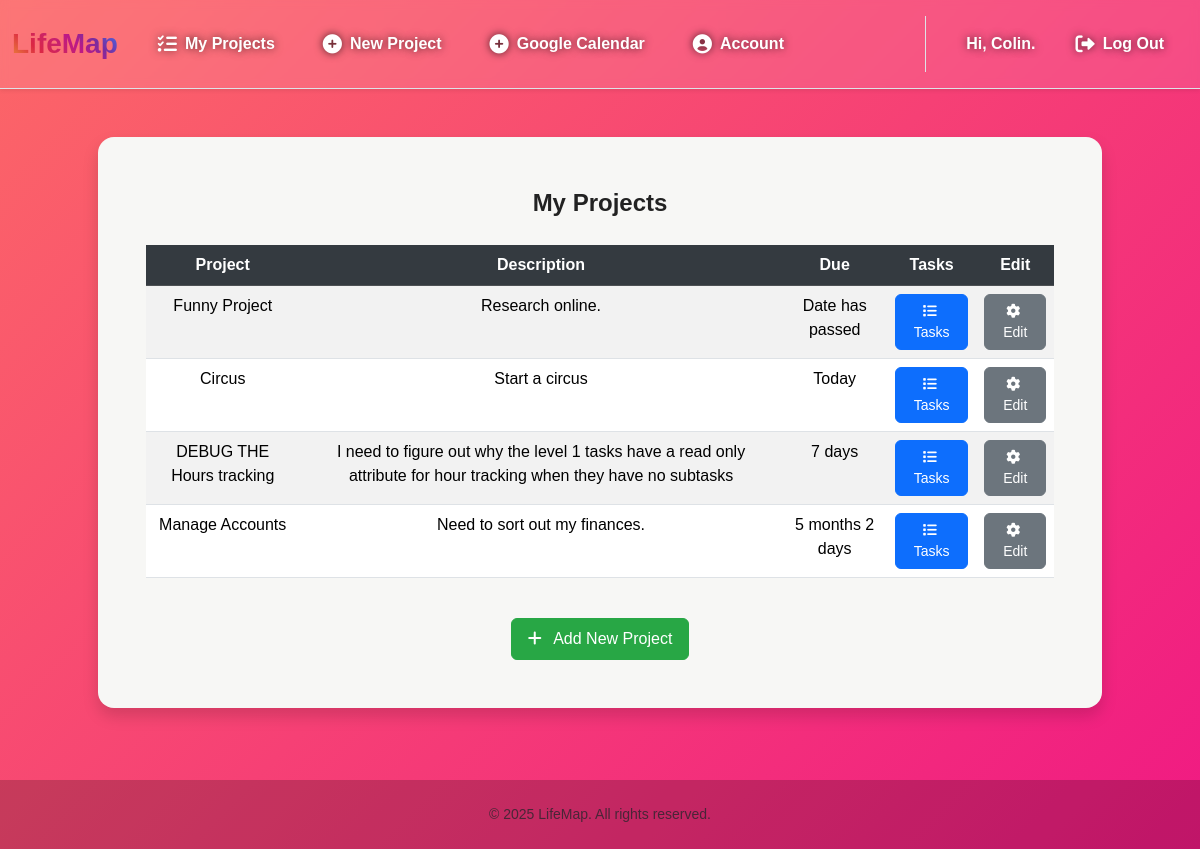
Screenshot of /projects (signed in) with the database file from the repository.
### tables this page shows
CREATE TABLE users (
    user_id INTEGER PRIMARY KEY AUTOINCREMENT,
    username TEXT NOT NULL UNIQUE,
    email TEXT UNIQUE,
    password_hash TEXT NOT NULL
, google_token TEXT);

CREATE TABLE projects (
    project_id INTEGER PRIMARY KEY AUTOINCREMENT,
    user_id INTEGER NOT NULL,
    name TEXT NOT NULL,
    description TEXT,
    start_date TEXT,
    end_date TEXT,
    FOREIGN KEY (user_id) REFERENCES users (user_id)
);

### app.py (the view)
@app.route("/projects", methods=["GET", "POST"])
@login_required
def projects_list():
    if request.method == "GET":
        conn = get_db()
        cursor = conn.cursor()
        user_id = session["user_id"]
        cursor.execute(
            """SELECT * FROM projects WHERE user_id = ? ORDER BY end_date ASC""", (user_id,))
        rows = [dict(row) for row in cursor.fetchall()]
        for row in rows:
            row["readable_due_date"] = format_date_difference(row["end_date"])
        return render_template(
            "projects.html",
            projects=rows,
            username=get_username(user_id))
    else:
        return error_page("Request Error, Only GET requests accepted.", 403)

### app.py (called while the page is built)
@app.after_request
def after_request(response):
    response.headers["Cache-Control"] = "no-cache, no-store, must-revalidate"
    response.headers["Expires"] = 0
    response.headers["Pragma"] = "no-cache"
    return response

### help.py (called while the page is built)
def get_db():
    if 'lifemap_db' not in g:
        g.lifemap_db = sqlite3.connect("LifeMap.db")
        g.lifemap_db.row_factory = sqlite3.Row
    return g.lifemap_db

def login_required(f):
    @wraps(f)
    def decorated_function(*args, **kwargs):
        if session.get("user_id") is None:
            return redirect("/login")
        return f(*args, **kwargs)
    return decorated_function

def get_username(user_id):
    conn = get_db()
    cursor = conn.cursor()
    cursor.execute("""SELECT username FROM users WHERE user_id = ?""", (user_id,))
    username_row = cursor.fetchone()
    return username_row[0] if username_row else None

def format_date_difference(target_date_str: str) -> str:
    if not target_date_str: return "No due date"
    target_date = date.fromisoformat(target_date_str)
    today = date.today()
    delta = relativedelta(target_date, today)
    if target_date < today: return "Date has passed"
    parts = []
    if delta.years: parts.append(f"{delta.years} year{'s' if delta.years != 1 else ''}")
    if delta.months: parts.append(f"{delta.months} month{'s' if delta.months != 1 else ''}")
    if delta.days: parts.append(f"{delta.days} day{'s' if delta.days != 1 else ''}")
    return " ".join(parts) or "Today"

### templates/projects.html (shortened to what this page needs)
{% extends "layout.html" %}
{% block username %}
    <div class="username fs-6 fw-bold">Hi, {{username}}.</div>
{% endblock %}
{% block main %}
    <div class="mb-4 shadow rounded-4 p-5 mx-auto" style="background-color: #f7f7f5 !important; max-width: 90%; width: 100%;">
        <div class="fs-4 fw-bold mb-4 text-center">
            My Projects
        </div>
        <div class="table-responsive">
            <table class="table table-hover table-striped">
                <thead class="table-dark">
                    <tr>
                        <th scope="col">Project</th>
                        <th scope="col">Description</th>
                        <th scope="col">Due</th>
                        <th scope="col">Tasks</th>
                        <th scope="col">Edit</th>
                    </tr>
                </thead>
                <tbody>
                    {% for row in projects %}
                    <tr>
                        <td> {{ row["name"] }} </td>
                        <td> {{ row["description"] }} </td>
                        {% if row["readable_due_date"] in this_week %}
                        <td><b style="color:red;"> {{ row["readable_due_date"]}}</b><td>
                        {% else %}
                        <td> {{ row["readable_due_date"]}}<td>
                        {% endif %}
                            <button class="details-button btn btn-sm btn-primary" data-project-id="{{ row["project_id"] }}">
                                <i class="fa-solid fa-list me-1"></i> Tasks
                            </button>
                        </td>
                        <td>
                            <button class="edit-button btn btn-sm btn-secondary" data-project-id="{{ row["project_id"] }}">
                                <i class="fa-solid fa-gear me-1"></i> Edit
                            </button>
                        </td>
                    </tr>
                    {% endfor %}
                </tbody>
            </table>
        </div>
        <div class="d-flex justify-content-center mt-4">
            <a href="/newProject" class="btn btn-new-project">
                <i class="fa-solid fa-plus me-2"></i> Add New Project
            </a>
        </div>
    </div>
{% endblock %}

### templates/layout.html (shortened to what this page needs)
<!DOCTYPE html>
<html lang="en">
<head>
    <link href="https://cdn.jsdelivr.net/npm/bootstrap@5.3.3/dist/css/bootstrap.min.css" rel="stylesheet" xintegrity="sha384-QWTKZyjpPEjISv5WaRU9OFeRpok6YctnYmDr5pNlyT2bRjXh0JMhjY6hW+ALEwIH">
    <link href="https://cdnjs.cloudflare.com/ajax/libs/font-awesome/6.0.0-beta3/css/all.min.css" rel="stylesheet">
    <link rel="stylesheet" href="{{ url_for('static', filename='css/layout2.css') }}">
</head>
<body id="bg" class="d-flex flex-column min-vh-100">
    <nav id="bgg" class="navbar navbar-expand-md navbar-light shadow-sm border-bottom py-3 sticky-top">
        <div class="container-fluid">
            <a class="navbar-brand text-gradient fs-3 fw-bolder" href="/">
                LifeMap
            </a>
            <div class="collapse navbar-collapse" id="navbarCollapse">
                {% if session["user_id"] %}
                    <ul class="navbar-nav me-auto mb-2 mb-md-0">
                        <li class="nav-item"><a class="nav-link text-dark py-2 px-3 d-flex align-items-center" href="/projects"><i class="fas fa-list-check me-2"></i> My Projects</a></li>
                        <li class="nav-item"><a class="nav-link text-dark py-2 px-3 d-flex align-items-center" href="/newProject"><i class="fas fa-plus-circle me-2"></i> New Project</a></li>
                        <li class="nav-item"><a class="nav-link text-dark py-2 px-3 d-flex align-items-center" href="/calendar"><i class="fas fa-plus-circle me-2"></i> Google Calendar</a></li>
                        <li class="nav-item"><a class="nav-link text-dark py-2 px-3 d-flex align-items-center" href="/account"><i class="fas fa-user-circle me-2"></i> Account</a></li>
                    </ul>
                    <ul class="navbar-nav ms-auto mb-2 mb-md-0 border-start border-md-0 border-gray-200 ps-md-4">
                        <li class="py-2 px-3 d-flex align-items-center" style="color: #ffff">{% block username %}{% endblock%}</li>
                        <li class="nav-item"><a class="nav-link text-danger py-2 px-3 d-flex align-items-center" href="/logout"><i class="fas fa-sign-out-alt me-2"></i> Log Out</a></li>
                    </ul>
                {% endif %}
            </div>
        </div>
    </nav>
    <main class="flex-grow-1 container-xl py-5 text-center">
        {% block main %}{% endblock %}
    </main>
    <footer id="bg" class="mt-auto py-4 text-center text-muted small">
        &copy; 2025 LifeMap. All rights reserved.
    </footer>
</body>
</html>

### static/css/layout2.css (style rules this page uses)
body { font-family: 'Poppins', sans-serif; background: linear-gradient(-45deg, #6a11cb, #2575fc, #ec008c, #fc6767); background-size: 400% 400%; animation: gradientBG 25s ease infinite; color: #222; display: flex; flex-direction: column; min-height: 100vh; }
.navbar { background: rgba(255, 255, 255, 0.1); backdrop-filter: blur(4px); border-bottom: 1px solid rgba(255, 255, 255, 0.2); box-shadow: 0 8px 32px 0 rgba(31, 38, 135, 0.37); }
.navbar-brand { font-weight: 700; font-size: 2rem; background: -webkit-linear-gradient(45deg, #f09433, #e6683c, #dc2743, #cc2366, #bc1888, #7a2c9e, #4f5bd5, #1a92d8); -webkit-background-clip: text; -webkit-text-fill-color: transparent; }
.nav-link { color: #fff !important; font-weight: 600; transition: all 0.3s ease; padding: 1rem 1.5rem !important; border-radius: 50px; text-shadow: 0px 0px 8px rgba(0, 0, 0, 0.7); }
.nav-link i { margin-right: 0.75rem; font-size: 1.2rem; }
footer { background: rgba(0, 0, 0, 0.2); color: rgba(255, 255, 255, 0.7); }
.username { text-shadow: 0px 0px 8px rgba(0, 0, 0, 0.7); }

### templates/projects.html (style rules this page uses)
.btn { border-radius: 0.375rem; font-weight: 500; transition: all 0.2s ease-in-out; padding: 0.375rem 0.75rem; font-size: 0.875rem; }
.btn-primary { background-color: #0d6efd; border-color: #0d6efd; color: white; }
.btn-secondary { background-color: #6c757d; border-color: #6c757d; color: white; }
.table-dark th { background-color: #343a40; color: white; }
.btn-new-project { background-color: #28a745; border-color: #28a745; color: white; padding: 0.5rem 1rem; font-size: 1rem; }

### rows the page displays
users: username "Colin"
projects: name "Funny Project", description "Research online.", readable_due_date "Date has passed"
projects: name "Circus", description "Start a circus", readable_due_date "Today"
projects: name "DEBUG THE Hours tracking", description "I need to figure out why the level 1 tasks have a read only attribute for hour tracking when they have no subtasks", readable_due_date "7 days"
projects: name "Manage Accounts", description "Need to sort out my finances.", readable_due_date "5 months 2 days"
